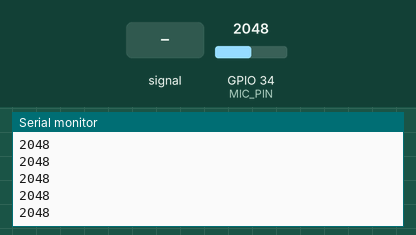
Bench run of a sketch on a simulated ESP32. Parts: the last lines printed to the serial monitor. Inputs (shaded band) come from the test bench; at power-on: GPIO 34 (MIC_PIN) = 2048 (analog values on the 0–4095 scale).

Above: at 1.2 s.
1.3 s: GPIO 34 (MIC_PIN) fed a 200 Hz sine of ±327 counts around its level
At 1.32 s:
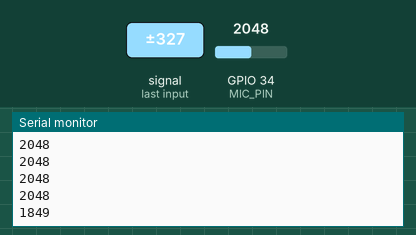
2.8 s: GPIO 34 (MIC_PIN) set to 2866
At 2.82 s:
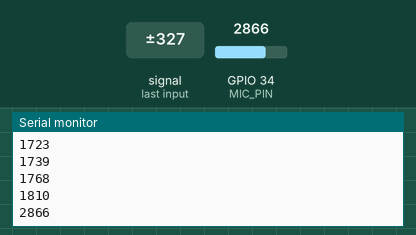
4.3 s: GPIO 34 (MIC_PIN) fed a 1000 Hz sine of ±1023 counts around its level
At 4.33 s:
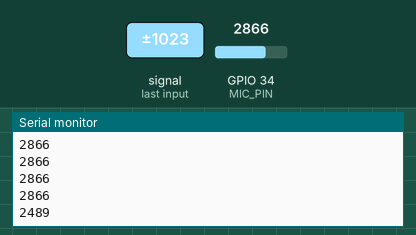
5.8 s: GPIO 34 (MIC_PIN) set to 2047
At 5.83 s:
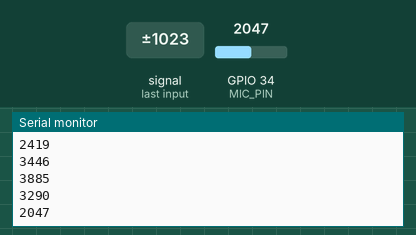
Timing chart, 0 to 8.3 s (numbered marks = the images above; inputs shaded):
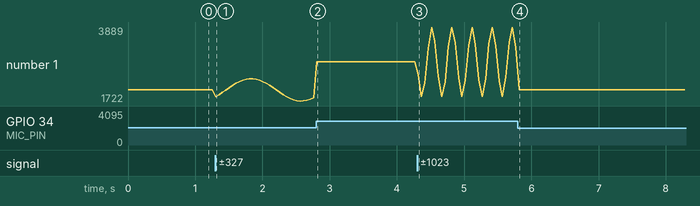

The sketch:

recepcion_de_frecuencia.ino
```cpp
const int MIC_PIN = 34;

void setup() {
  Serial.begin(115200);
  analogReadResolution(12);
  analogSetPinAttenuation(MIC_PIN, ADC_11db);
}

void loop() {
  int value = analogRead(MIC_PIN);
  Serial.println(value);
  delay(50);
}
```

Measured:
- after the input at 1.3 s, the serial monitor: prints a new line at once (image 1)
- after the input at 2.8 s, the serial monitor: prints a new line at once (image 2)
- after the input at 4.3 s, the serial monitor: prints a new line at once (image 3)
- plotted number 1: 2048 → 1810 after the input at 1.3 s, 1810 → 2866 after the input at 2.8 s, 2866 → 3290 after the input at 4.3 s
